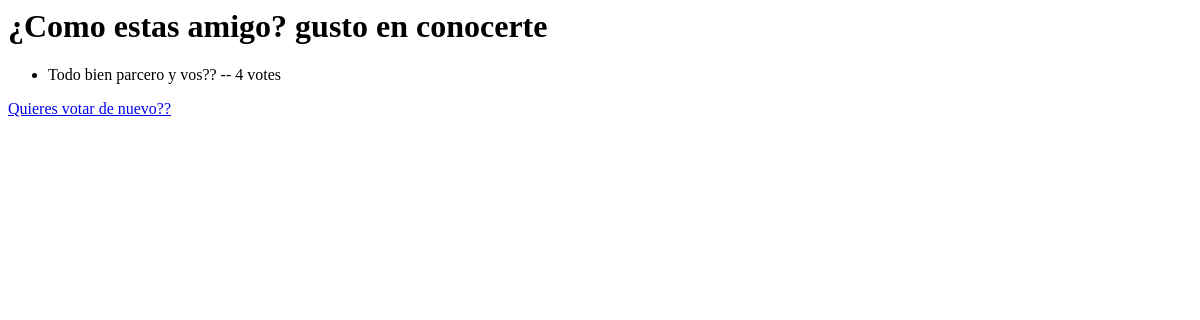
The page /polls/2/results/ on the database as committed earlier.
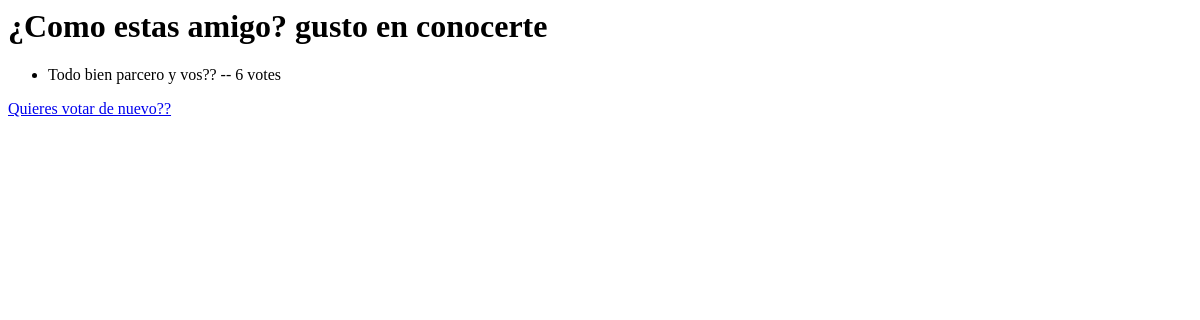
The same page on the database as committed later.
### polls/models.py (models this page shows, shortened)
class Choice(models.Model):
    question = models.ForeignKey(Question, on_delete=models.CASCADE, related_name='Foranea_pregunta')
    choice_text = models.CharField(max_length=200)
    votes = models.IntegerField(default=0)

### polls/views.py (the view)
# urls.py: path("<int:pk>/results/", views.ResultsView.as_view(), name="results"), #CAMBIAMOS Resultsview y añadimos .as_view
class ResultsView(generic.DetailView):
    model = Question
    template_name = "polls/results.html"

### polls/templates/Polls/results.html
<h1>{{ question.question_text }}</h1>
<ul>
{% for choice in question.Foranea_pregunta.all %}
    <li>{{ choice.choice_text }} -- {{ choice.votes }} vote{{ choice.votes|pluralize }}</li>
{% endfor %}
</ul>
<a href="{% url 'polls:ejemplo_name' question.id %}">Quieres votar de nuevo??</a>

Rows that differ between the two databases and show on the page:
changed Choice "Todo bien parcero y vos??": votes "4" → "6"
